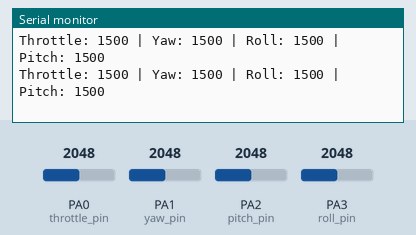
Simulated run of this sketch. Board: STM32 Blue Pill. Parts: the last lines printed to the serial monitor. The inputs (shaded band) are chosen by the test bench; at power-on: PA0 (throttle_pin) = 2048, PA1 (yaw_pin) = 2048, PA2 (pitch_pin) = 2048, PA3 (roll_pin) = 2048. No radio packets arrive unless stated.

Above: at 1.2 s.
1.3 s: PA0 (throttle_pin) set to 2866
At 1.34 s:
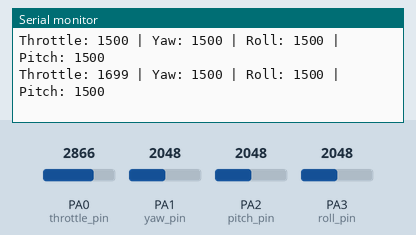
2.8 s: PA1 (yaw_pin) set to 2866
At 2.88 s:
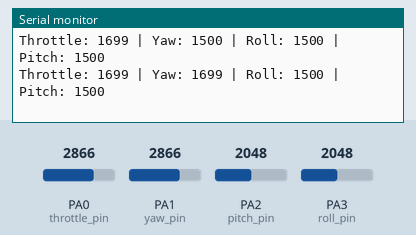
4.3 s: PA2 (pitch_pin) set to 2866
At 4.31 s:
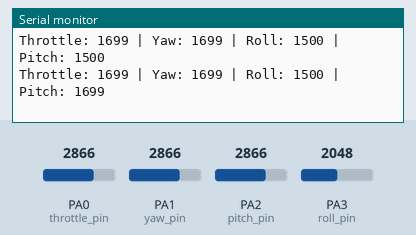
5.8 s: PA3 (roll_pin) set to 2866
At 5.84 s:
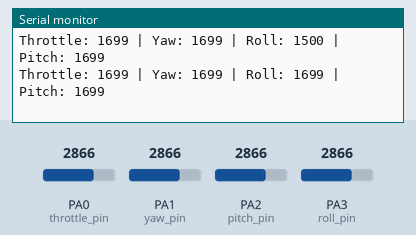
7.3 s: PA0 (throttle_pin) set to 3972
At 7.38 s:
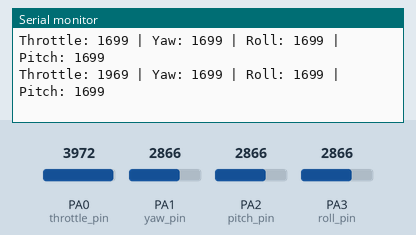
8.8 s: PA1 (yaw_pin) set to 3972
At 8.81 s:
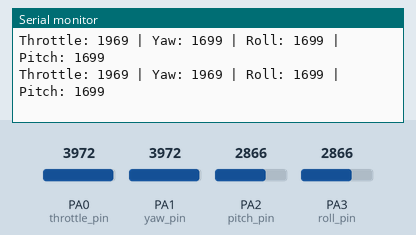
Timing chart, 0 to 11.3 s (numbered marks = the images above; inputs shaded):
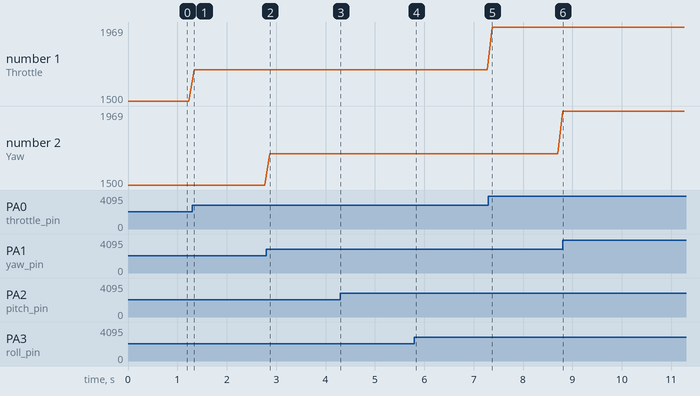

The sketch:

stm32trnsmeter0.3.ino
```cpp
//stm32 trnsmeter0.3
#include <SPI.h>
#include <nRF24L01.h>
#include <RF24.h>

// Define input pins
#define throttle_pin PA0
#define yaw_pin PA1
#define roll_pin PA3
#define pitch_pin PA2
//#define aux1_pin PB8
//#define aux2_pin PB9
//#define pot_pin PA4

const uint64_t pipeOut = 0xE8E8F0F0E1LL;
RF24 radio(PB4, PB5);  // CE, CSN

struct MyData {
  long throttle;
  long yaw;
  long roll;
  long pitch;
  //bool AUX1;
 // bool AUX2;
};

MyData data;

void resetData() {
  data.throttle = 1000;
  data.yaw = 2048;
  data.pitch = 2048;
  data.roll = 2048;
  //data.AUX1 = 0;
  //data.AUX2 = 0;
}

void setup() {
  pinMode(throttle_pin, INPUT);
  pinMode(yaw_pin, INPUT);
  pinMode(roll_pin, INPUT);
  pinMode(pitch_pin, INPUT);
  //pinMode(aux1_pin, INPUT_PULLDOWN);
  //pinMode(aux2_pin, INPUT_PULLDOWN);
//  pinMode(pot_pin, INPUT);

  Serial.begin(9600);  // <-- Open Serial Monitor and select 9600 baud

  radio.begin();
  radio.setAutoAck(true);
  radio.setChannel(0x2F);
  radio.setPALevel(RF24_PA_MAX);
  radio.setDataRate(RF24_2MBPS);
  radio.openWritingPipe(pipeOut);
radio.stopListening();                      // <== Force TX mode
  resetData();
}

void loop() {
  long rawThrottle = analogRead(throttle_pin);
  long rawYaw = analogRead(yaw_pin);
  long rawRoll = analogRead(roll_pin);
  long rawPitch = analogRead(pitch_pin);
 // bool aux_1 = digitalRead(aux1_pin);
 // bool aux_2 = digitalRead(aux2_pin);

  data.throttle = map(rawThrottle, 0, 4095, 1000, 2000);
  data.yaw = map(rawYaw, 0, 4095, 1000, 2000);
  data.roll = map(rawRoll, 0, 4095, 1000, 2000);
  data.pitch = map(rawPitch, 0, 4095, 1000, 2000);
  //data.AUX1 = aux_1;
  //data.AUX2 = aux_2;

  // Send data over NRF
  radio.write(&data, sizeof(MyData));

  // Print to Serial Monitor
  Serial.print("Throttle: ");
  Serial.print(data.throttle);
  Serial.print(" | Yaw: ");
  Serial.print(data.yaw);
  Serial.print(" | Roll: ");
  Serial.print(data.roll);
  Serial.print(" | Pitch: ");

  Serial.println(data.pitch); // ✅ ab yeh newline add karega
  //Serial.print(" | AUX1: ");
  //Serial.print(data.AUX1);
  //Serial.print(" | AUX2: ");
 // Serial.println(data.AUX2);

  delay(100);  // Slow it down for readability
}
```

Measured:
- after the input at 1.3 s, the serial monitor: prints a new line at once (image 1)
- after the input at 2.8 s, the serial monitor: prints a new line after 0.07 s (image 2)
- after the input at 4.3 s, the serial monitor: prints a new line at once (image 3)
- after the input at 5.8 s, the serial monitor: prints a new line at once (image 4)
- after the input at 7.3 s, the serial monitor: prints a new line after 0.07 s (image 5)
- after the input at 8.8 s, the serial monitor: prints a new line at once (image 6)
- plotted number 1: 1500 → 1699 after the input at 1.3 s, 1699 → 1969 after the input at 7.3 s
